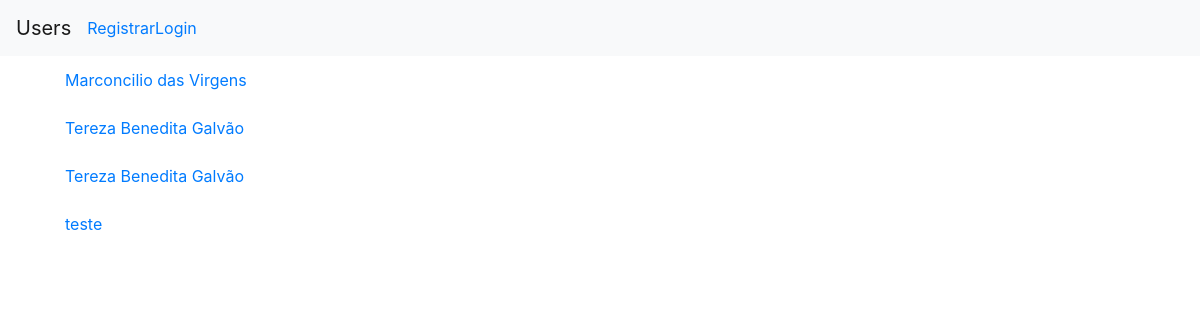
Before: / with the older database file.
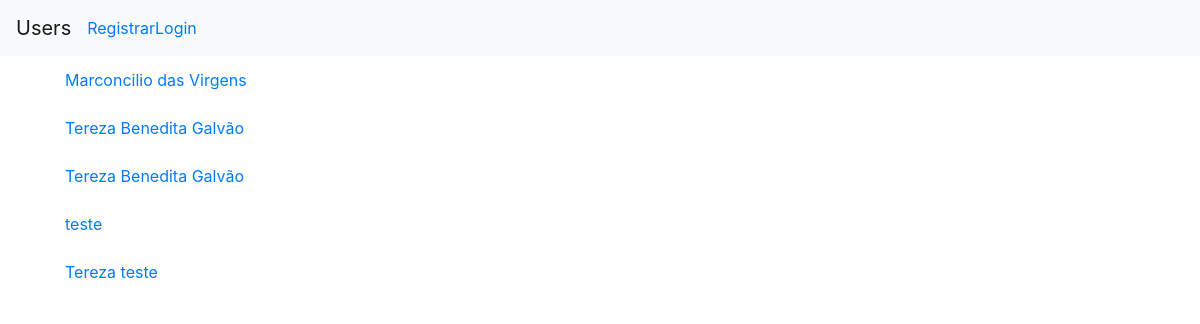
After: the same page with the newer database file.
### app/models.py (models this page shows, shortened)
class User(db.Model, UserMixin):
    __tablename__ = "users"
    id = db.Column(db.Integer, primary_key=True)
    name = db.Column(db.String(84), nullable=False)
    email = db.Column(db.String(84), nullable=False, unique=True, index=True)
    password = db.Column(db.String(255), nullable=False)
    profile = db.relationship('Profile', backref='user', uselist=False)
    books = db.relationship('Book', backref='user')

### app/routes.py (the view)
    @app.route("/")
    def index():
        users = User.query.all() # Select * from users;
        return render_template("users.html", users=users)

### app/templates/users.html
{% extends 'base.html' %}
{% block content %}
  {% for user in users %}
    <ul class="list-group list-group-flush">
      <li class="list-group-item">
        <a href="{{ url_for('unique', id=user.id) }}">{{ user.name }}</a>
      </li>
    </ul>
  {% endfor %}
{% endblock %}

### app/templates/base.html (shortened to what this page needs)
<!doctype html>
<html lang="pt-br">
<head>
  {% block styles %}
    <link rel="stylesheet" href="https://stackpath.bootstrapcdn.com/font-awesome/4.7.0/css/font-awesome.min.css">
    {{ bootstrap.load_css() }}
  {% endblock styles %}
</head>
<body>
  {% include 'nav.html' %}
  <div class="container">
    {% block content %} {% endblock %}
  </div>
</body>
</html>

### app/templates/nav.html (shortened to what this page needs)
<nav class="navbar navbar-expand-lg navbar-light bg-light">
  <a class="navbar-brand" href="#">Users</a>
  <div class="collapse navbar-collapse" id="navbarNav">
    <ul class="navbar-nav">
      {% if not current_user.is_authenticated %}
        <li class="nav-item">
            <a href="{{ url_for('register') }}">Registrar</a>
        </li>
        <li class="nav-item">
          <a href="{{ url_for('login') }}">Login</a>
        </li>
      {% else %}
        <li class="nav-item">
          <a href="{{ url_for('logout') }}">Sair</a>
        </li>
      {% endif %}
    </ul>
  </div>
</nav>

Changed rows visible on the page:
added User: name "Tereza teste"
